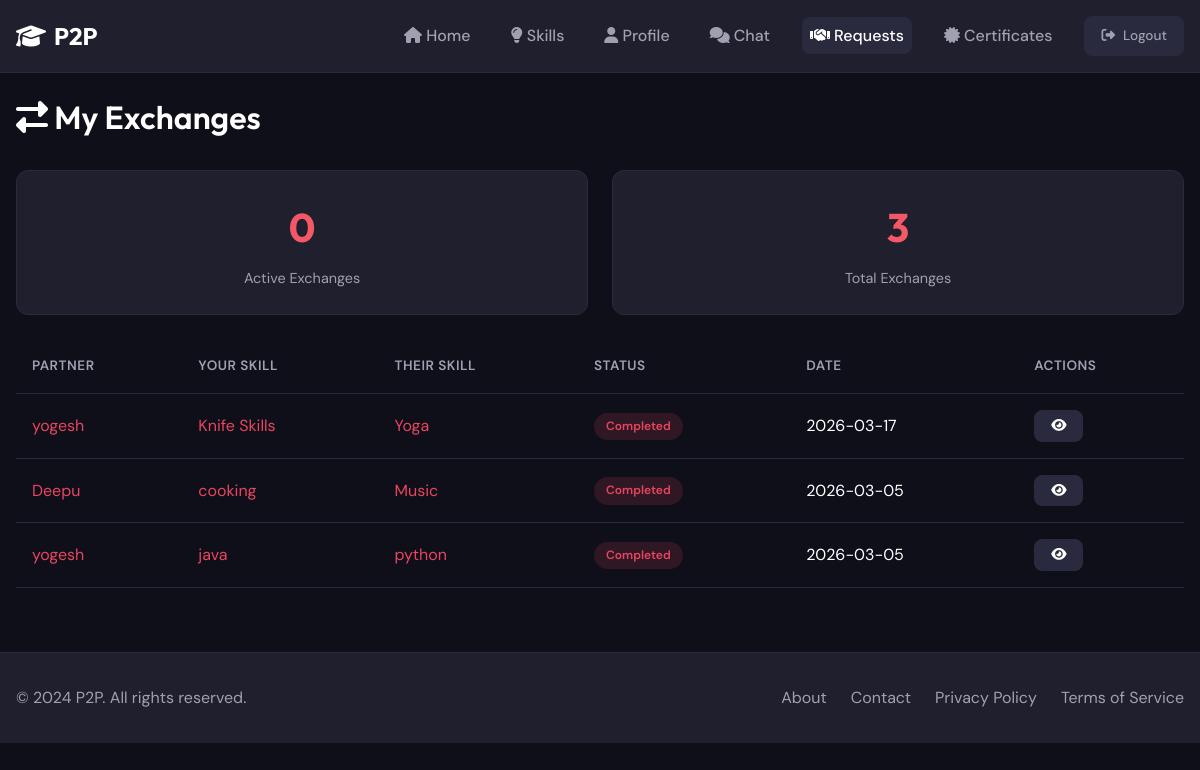
The page /exchange/my-exchanges (signed in) on the database its author committed.
### models.py (models this page shows, shortened)
class ExchangeRequest(db.Model):
    __tablename__ = 'exchange_requests'
    id = db.Column(db.Integer, primary_key=True)
    sender_id = db.Column(db.Integer, db.ForeignKey('users.id'), nullable=False, index=True)
    receiver_id = db.Column(db.Integer, db.ForeignKey('users.id'), nullable=False, index=True)
    sender_skill_id = db.Column(db.Integer, db.ForeignKey('skills.id'), nullable=False)
    receiver_skill_id = db.Column(db.Integer, db.ForeignKey('skills.id'), nullable=False)
    status = db.Column(db.String(20), default='pending', index=True)  # pending, accepted, rejected, completed
    message = db.Column(db.Text, default='')
    created_at = db.Column(db.DateTime, default=datetime.utcnow)
    updated_at = db.Column(db.DateTime, default=datetime.utcnow, onupdate=datetime.utcnow)

class User(UserMixin, db.Model):
    __tablename__ = 'users'
    id = db.Column(db.Integer, primary_key=True)
    username = db.Column(db.String(80), unique=True, nullable=False, index=True)
    email = db.Column(db.String(120), unique=True, nullable=False, index=True)
    password_hash = db.Column(db.String(256), nullable=False)
    bio = db.Column(db.Text, default='')
    location = db.Column(db.String(120), default='')
    profile_picture = db.Column(db.String(255), default='default.png')
    signature_image = db.Column(db.String(255), nullable=True)  # Instructor signature image
    rating = db.Column(db.Float, default=0.0)
    is_admin = db.Column(db.Boolean, default=False)
    is_banned = db.Column(db.Boolean, default=False)
    created_at = db.Column(db.DateTime, default=datetime.utcnow)
    skills_offered = db.relationship('Skill', foreign_keys='Skill.user_id', backref='owner', lazy='dynamic')
    exchange_sent = db.relationship('ExchangeRequest', foreign_keys='ExchangeRequest.sender_id', backref='sender', lazy='dynamic')
    exchange_received = db.relationship('ExchangeRequest', foreign_keys='ExchangeRequest.receiver_id', backref='receiver', lazy='dynamic')
    messages_sent = db.relationship('Message', foreign_keys='Message.sender_id', backref='sender', lazy='dynamic')
    messages_received = db.relationship('Message', foreign_keys='Message.receiver_id', backref='receiver', lazy='dynamic')
    bookmarks = db.relationship('Bookmark', backref='user', lazy='dynamic', cascade='all, delete-orphan')
    reviews_given = db.relationship('Review', foreign_keys='Review.reviewer_id', backref='reviewer', lazy='dynamic')
    reviews_received = db.relationship('Review', foreign_keys='Review.reviewed_id', backref='reviewed', lazy='dynamic')
    reports_made = db.relationship('Report', foreign_keys='Report.reporter_id', backref='reporter', lazy='dynamic')
    reports_received = db.relationship('Report', foreign_keys='Report.reported_id', backref='reported', lazy='dynamic')

class Skill(db.Model):
    __tablename__ = 'skills'
    id = db.Column(db.Integer, primary_key=True)
    user_id = db.Column(db.Integer, db.ForeignKey('users.id'), nullable=False, index=True)
    title = db.Column(db.String(100), nullable=False)
    description = db.Column(db.Text, nullable=False)
    category = db.Column(db.String(50), nullable=False, index=True)
    skill_type = db.Column(db.String(10), nullable=False)  # 'offered' or 'wanted'
    is_approved = db.Column(db.Boolean, default=True)
    created_at = db.Column(db.DateTime, default=datetime.utcnow)
    bookmarks = db.relationship('Bookmark', backref='skill', lazy='dynamic', cascade='all, delete-orphan')
    exchange_requests_sender = db.relationship('ExchangeRequest', foreign_keys='ExchangeRequest.sender_skill_id', backref='sender_skill', lazy='dynamic')
    exchange_requests_receiver = db.relationship('ExchangeRequest', foreign_keys='ExchangeRequest.receiver_skill_id', backref='receiver_skill', lazy='dynamic')

### routes/exchange.py (the view)
@exchange_bp.route('/my-exchanges')
@login_required
def my_exchanges():
    exchanges = ExchangeRequest.query.filter(
        (ExchangeRequest.sender_id == current_user.id) |
        (ExchangeRequest.receiver_id == current_user.id)
    ).order_by(ExchangeRequest.updated_at.desc()).all()
    active_count = ExchangeRequest.query.filter(
        ((ExchangeRequest.sender_id == current_user.id) |
         (ExchangeRequest.receiver_id == current_user.id)),
        ExchangeRequest.status == 'accepted'
    ).count()
    return render_template('exchange/my_exchanges.html',
                           exchanges=exchanges,
                           active_count=active_count)

### templates/exchange/my_exchanges.html (shortened to what this page needs)
{% extends "base.html" %}
{% block content %}
<div class="container mt-3">
    <h1 class="mb-3"><i class="fas fa-exchange-alt"></i> My Exchanges</h1>
    <div class="stats-grid mb-3">
        <div class="stat-card">
            <div class="stat-number">{{ active_count }}</div>
            <div class="stat-label">Active Exchanges</div>
        </div>
        <div class="stat-card">
            <div class="stat-number">{{ exchanges|length }}</div>
            <div class="stat-label">Total Exchanges</div>
        </div>
    </div>
    {% if exchanges %}
    <div class="table-container">
        <table>
            <thead>
                <tr>
                    <th>Partner</th>
                    <th>Your Skill</th>
                    <th>Their Skill</th>
                    <th>Status</th>
                    <th>Date</th>
                    <th>Actions</th>
                </tr>
            </thead>
            <tbody>
                {% for ex in exchanges %}
                <tr>
                    <td>
                        {% if ex.sender_id == current_user.id %}
                        <a href="{{ url_for('main.user_profile', user_id=ex.receiver_id) }}">{{ ex.receiver.username }}</a>
                        {% else %}
                        <a href="{{ url_for('main.user_profile', user_id=ex.sender_id) }}">{{ ex.sender.username }}</a>
                        {% endif %}
                    </td>
                    <td>
                        {% if ex.sender_id == current_user.id %}
                        <a href="{{ url_for('skills.detail', skill_id=ex.sender_skill.id) }}">{{ ex.sender_skill.title }}</a>
                        {% else %}
                        <a href="{{ url_for('skills.detail', skill_id=ex.receiver_skill.id) }}">{{ ex.receiver_skill.title }}</a>
                        {% endif %}
                    </td>
                    <td>
                        {% if ex.sender_id == current_user.id %}
                        <a href="{{ url_for('skills.detail', skill_id=ex.receiver_skill.id) }}">{{ ex.receiver_skill.title }}</a>
                        {% else %}
                        <a href="{{ url_for('skills.detail', skill_id=ex.sender_skill.id) }}">{{ ex.sender_skill.title }}</a>
                        {% endif %}
                    </td>
                    <td>
                        <span class="badge {% if ex.status == 'pending' %}badge-warning{% elif ex.status == 'accepted' %}badge-success{% elif ex.status == 'rejected' %}badge-danger{% else %}badge-info{% endif %}">
                            {{ ex.status|title }}
                        </span>
                    </td>
                    <td>{{ ex.created_at.strftime('%Y-%m-%d') }}</td>
                    <td>
                        <a href="{{ url_for('exchange.request_detail', request_id=ex.id) }}" class="btn btn-secondary btn-sm">
                            <i class="fas fa-eye"></i>
                        </a>
                    </td>
                </tr>
                {% endfor %}
            </tbody>
        </table>
    </div>
    {% else %}
    <div class="empty-state">
        <div class="empty-state-icon"><i class="fas fa-exchange-alt"></i></div>
        <p>No exchanges yet.</p>
        <a href="{{ url_for('skills.index') }}" class="btn btn-primary mt-2">Browse Skills</a>
    </div>
    {% endif %}
</div>
{% endblock %}

### static/css/style.css (style rules this page uses)
:root { --primary: #1a1a2e; --secondary: #16213e; --accent: #e94560; --accent-light: #ff6b6b; --success: #00d9a5; --warning: #ffc107; --danger: #dc3545; --bg: #0f0f1a; --surface: #1f1f2e; --surface-light: #2a2a3e; --text: #ffffff; --text-secondary: #a0a0b0; --border: #2a2a3e; --gradient: linear-gradient(135deg, #e94560, #ff6b6b); --shadow: 0 4px 20px rgba(0, 0, 0, 0.3); --radius: 12px; --radius-sm: 8px; }
* { margin: 0; padding: 0; box-sizing: border-box; }
body { font-family: 'DM Sans', sans-serif; background-color: var(--bg); color: var(--text); line-height: 1.6; min-height: 100vh; }
h1, h2, h3, h4, h5, h6 { font-family: 'Outfit', sans-serif; font-weight: 600; line-height: 1.3; }
a { color: var(--accent); text-decoration: none; transition: color 0.3s ease; }
.container { max-width: 1200px; margin: 0 auto; padding: 0 1rem; }
.btn { display: inline-flex; align-items: center; justify-content: center; gap: 0.5rem; padding: 0.75rem 1.5rem; border: none; border-radius: var(--radius-sm); font-family: 'DM Sans', sans-serif; font-weight: 500; font-size: 0.95rem; cursor: pointer; transition: all 0.3s ease; text-decoration: none; }
.btn-secondary { background: var(--surface-light); color: var(--text); border: 1px solid var(--border); }
.btn-sm { padding: 0.5rem 1rem; font-size: 0.85rem; }
.stats-grid { display: grid; grid-template-columns: repeat(auto-fit, minmax(200px, 1fr)); gap: 1.5rem; margin: 2rem 0; }
.stat-card { background: var(--surface); border: 1px solid var(--border); border-radius: var(--radius); padding: 1.5rem; text-align: center; transition: all 0.3s ease; }
.stat-number { font-size: 2.5rem; font-weight: 700; font-family: 'Outfit', sans-serif; background: var(--gradient); -webkit-background-clip: text; -webkit-text-fill-color: transparent; background-clip: text; }
.stat-label { color: var(--text-secondary); font-size: 0.9rem; margin-top: 0.5rem; }
.table-container { overflow-x: auto; }
table { width: 100%; border-collapse: collapse; }
th, td { padding: 1rem; text-align: left; border-bottom: 1px solid var(--border); }
th { font-weight: 600; color: var(--text-secondary); font-size: 0.85rem; text-transform: uppercase; letter-spacing: 0.5px; }
.badge { display: inline-block; padding: 0.25rem 0.75rem; border-radius: 20px; font-size: 0.75rem; font-weight: 600; }
.badge-info { background: rgba(233, 69, 96, 0.15); color: var(--accent); }
.mt-3 { margin-top: 1.5rem; }
.mb-3 { margin-bottom: 1.5rem; }

### rows shown on the page
ExchangeRequest: receiver.username "yogesh", sender_skill "Knife Skills", receiver_skill "Yoga", status "Completed", created_at "2026-03-17"
ExchangeRequest: sender.username "Deepu", receiver_skill "cooking", sender_skill "Music", status "Completed", created_at "2026-03-05"
ExchangeRequest: sender.username "yogesh", receiver_skill "java", sender_skill "python", status "Completed", created_at "2026-03-05"

### other values the page prints
{{ active_count }} "0"
{{ exchanges|length }} "3"
